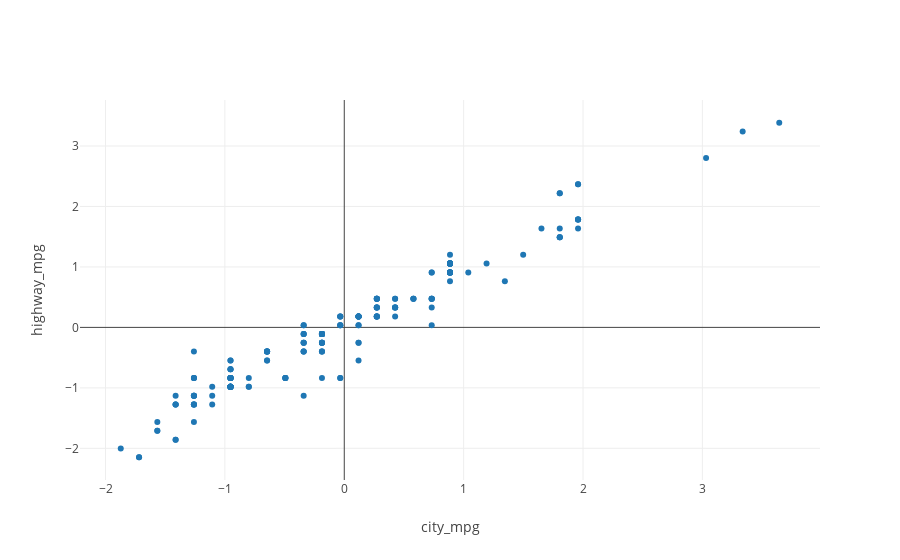

Notebook code cell kept with this figure:
### Markdown cell above
### By using spearman correlation, I detected similar relationship with pearson correlation. The spearman correlation detects both linear and non-linear relationships, and a non-linear relationship is primarily what we see.

### Code cell
from graph import trace_values, plot
trace = trace_values(reduced_X.city_mpg, reduced_X.highway_mpg)
plot([trace], layout = {'xaxis': {'title': 'city_mpg'}, 'yaxis': {'title': 'highway_mpg'}})

### Figure 1 — Plotly figure (JSON) as saved in the notebook; plotly's stock layout.template omitted (floating-point values rounded to 4 significant figures; data arrays with more than 128 entries replaced by an {"elided": "..."} marker saying what was removed)
{"data": [{"mode": "markers", "name": "data", "text": [], "type": "scatter", "uid": "5e1dd0a2-11a6-4a8a-80c0-2f9ed76bb615", "x": {"elided": "205 float values"}, "y": {"elided": "205 float values"}}], "layout": {"xaxis": {"title": {"text": "city_mpg"}}, "yaxis": {"title": {"text": "highway_mpg"}}}}
